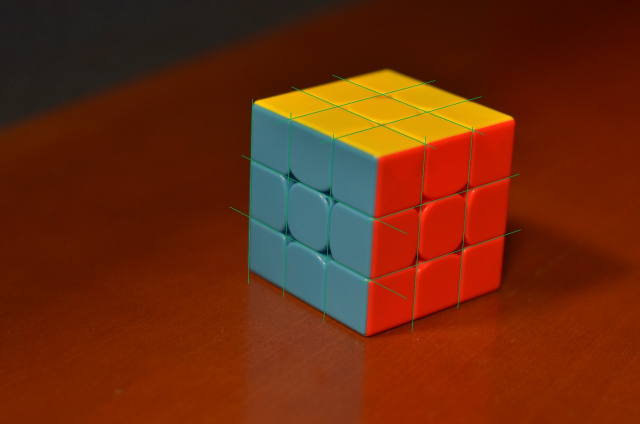
#> input picture Assignment 2/image.jpeg, 1280 x 847 px (shown at 1/2 size)
$ jupyter execute CV_20100093_Part2.ipynb   (shell and % lines are left out)
#> lines starting #> are read from the running program, lines starting #| are printed output that depends on the picture
# Assignment 2 Part 2

###  In this part of assignment you'll be determining the intrinsic and extrinsic parameters of a your mobile phone camera using camera calibration techniques.
### Undergrad students have to strictly follow the handout and implement the procedure outlined in the handout. Grad students can follow the handout and get full marks but they are free to experiment and they can look at other ways of finding the projection matrix but keep in mind that you are not allowed to copy code and you should able to explain every step of your implementation.
### For this assignment we are using the direct linear transformation method

[cell 1]
import matplotlib
import cv2
from mpl_toolkits import mplot3d
from matplotlib import pyplot as plt
from matplotlib import cm
from matplotlib import image as mpimg
from matplotlib.pyplot import figure
import seaborn as sns
import numpy as np
import matplotlib.pylab as pl
from matplotlib.colors import ListedColormap
from scipy import linalg
from scipy.linalg import null_space

## Part 1 (30 marks for undergrad) (20 marks for grad)
### Take image of a calibration object with your camera phone. Unlike shown in the lecture slides here you are required to choose an appropriate 3D calibration object (i.e. a nonplanar object, a rubiks cube for example) so that the world points on that object span a 3-dimensional space, and the image points are easy to mark. Place the calibration object on a horizontal plane, such as a tabletop, or floor, to take the image. Mark at least 25 image points as carefully as possible and establish their world coordinates in millimeters.
### From this data, compute the camera matrix P. Show the original points and the back-projected camera points on a single image and compute the average re-projection error.

[cell 2]
# Your code goes here
image = np.array(mpimg.imread('image.jpeg'))
#> image is the input picture: shape (847, 1280, 3); mean R, G, B 107.9, 43, 14.8

image = np.array(mpimg.imread('img2.jpeg'))
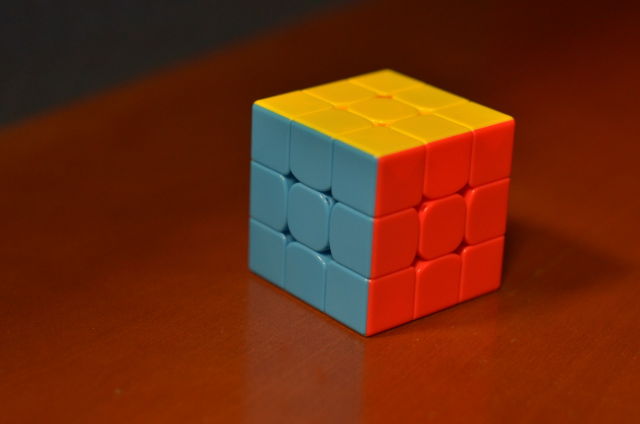
#> input picture Assignment 2/img2.jpeg, 1280 x 847 px (shown at 1/2 size)
#> image is the input picture: shape (847, 1280, 3); mean R, G, B 108.7, 42.6, 14.5
points = np.array([[507,211,1,1], #p1
                  [588,242,1,1], #p2
                  [672,283,1,1], #p3
                  [752,323,1,1], #p4

                  [507,325,1,1], #p5
                  [575,360,1,1], #p6
                  [665,400,1,1], #p7
                  [750,441,1,1], #p8

                  [500,540,1,1], #p9
                  [570,585,1,1], #p10
                  [650,630,1,1], #p11
                  [730,675,1,1], #p12(blue face)

                  [825,640,1,1], #p13
                  [920,605,1,1], #p14
                  [1000,575,1,1], #p15
                  [1005,470,1,1], #p16

                  [920,499,1,1], #p17
                  [835,531,1,1], #p18
                  [842,409,1,1], #p19 up -
                  [935,383,1,1], #p20


                  [1015,358,1,1], #p21
                  [1028,238,1,1], #p22 yellowred
                  [940,197,1,1], #p23 yellow
                  [850,160,1,1], #p24
                  [775,185,1,1] #p25
                  ])

# for i in range(points.shape[1]):
plt.plot(points[0][0],points[0][1],'bo', markersize=2)
plt.plot(points[1][0],points[1][1],'bo', markersize=2)
plt.plot(points[2][0],points[2][1],'bo', markersize=2)
plt.plot(points[3][0],points[3][1],'bo', markersize=2)
plt.plot(points[4][0],points[4][1],'bo', markersize=2)
plt.plot(points[5][0],points[5][1],'bo', markersize=2)
plt.plot(points[6][0],points[6][1],'bo', markersize=2)
plt.plot(points[7][0],points[7][1],'bo', markersize=2)
plt.plot(points[8][0],points[8][1],'bo', markersize=2)
plt.plot(points[9][0],points[9][1],'bo', markersize=2)
plt.plot(points[10][0],points[10][1],'bo', markersize=2)
plt.plot(points[11][0],points[11][1],'bo', markersize=2)
plt.plot(points[12][0],points[12][1],'bo', markersize=2)
plt.plot(points[13][0],points[13][1],'bo', markersize=2)
plt.plot(points[14][0],points[14][1],'bo', markersize=2)
plt.plot(points[15][0],points[15][1],'bo', markersize=2)
plt.plot(points[16][0],points[16][1],'bo', markersize=2)
plt.plot(points[17][0],points[17][1],'bo', markersize=2)
plt.plot(points[18][0],points[18][1],'bo', markersize=2)
plt.plot(points[19][0],points[19][1],'bo', markersize=2)
plt.plot(points[20][0],points[20][1],'bo', markersize=2)
plt.plot(points[21][0],points[21][1],'bo', markersize=2)
plt.plot(points[22][0],points[22][1],'bo', markersize=2)
plt.plot(points[23][0],points[23][1],'bo', markersize=2)
plt.plot(points[24][0],points[24][1],'bo', markersize=2)


points = points.transpose()
plt.imshow(image)
plt.show()
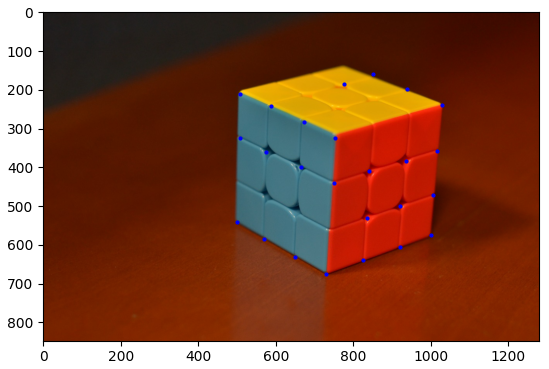
#> figure drawn by matplotlib, 1 panel
print(points.shape)

[cell 3]
plt.close()

[cell 4]
def getrows(x,y,rx,ry,rz):
    list1 = [rx,ry,rz,1,0,0,0,0,-x*rx,-x*ry,-x*rz,-x]
    list2 = [0,0,0,0,rx,ry,rz,1,-y*rx,-y*ry,-y*rz,-y]

    return list1,list2

[cell 5]
def normalize(points):
    for i in range(points.shape[1]):
        points[0][i] /= points[2][i]
        points[1][i] /= points[2][i]
        points[2][i] /= points[2][i]

    return points

[cell 6]
def error_func(points1,points2):
    d_x = points1[0] - points2[0]
    d_y = points1[1] - points2[1]
    return (np.sum((np.square(d_x + d_y))))

[cell 7]
def SetUpMatrixA(imgpts,rwpts):
    A = []
    for i in range(25):
        list1,list2 = getrows(imgpts[i][0],imgpts[i][1],rwpts[i][0],rwpts[i][1],rwpts[i][2])
        A.append(list1)
        A.append(list2)

    A = np.array(A)
    print(A.shape)
    return A

[cell 8]
imgpts = np.array([[0,0,0],
                     [1,0,0],
                     [2,0,0],
                     [3,0,0],
                     [0,1,0],
                     [1,1,0],
                     [2,1,0],
                     [3,1,0],
                     [0,3,0],
                     [1,3,0],
                     [2,3,0],
                     [3,3,0],
                     [3,3,1],
                     [3,3,2],
                     [3,3,3],
                     [3,2,3],
                     [3,2,2],
                     [3,2,1],
                     [3,1,1],
                     [3,1,2],
                     [3,1,3],
                     [3,0,3],
                     [2,0,3],
                     [1,0,3],
                     [1,0,2]
                    ])
realworldpts = imgpts*55
realworldpts = np.append(realworldpts,np.ones((25,1)),1)
print(realworldpts)
# points = points.transpose()

[cell 9]
print(points.shape)
A = SetUpMatrixA(points.transpose(),realworldpts)

_,_,ns= np.linalg.svd(A)
ns = ns[-1].reshape(3,4)
projpts= ns.dot(realworldpts.transpose())
projpts = normalize(projpts)
print("Error is = ", error_func(projpts,points))

plt.plot(points[0],points[1],'r+', markersize=9)
plt.plot(projpts[0],projpts[1],'+', markersize=7)
plt.show()
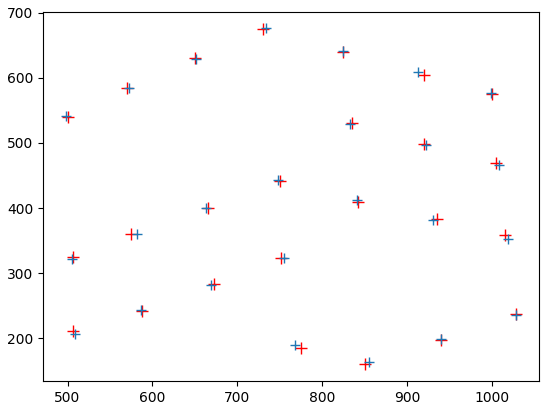
#> figure drawn by matplotlib, 1 panel

print(ns)
# plt.imshow(image)

## Part 2 (10 marks for both)
### Since we are using direct linear transformation, you are required to implement QR decomposition of a matrix

[cell 10]
plt.close()

[cell 11]
def qr_decomp(matrix): #you can decide what input this function takes
    return np.linalg.qr(matrix)

## Part 3 (30 marks for undergrad) (20 marks for grad)
### Compute camera center C, intrinsic matrix K and Rotation matrix R. Generate a 3D figure which shows the calibration points, the camera center and the orientation of the camera in 3D (You also have to plot the points for 3d calibration object as well)

[cell 12]
_,_,camera_centre = np.linalg.svd(ns)
camera_centre = camera_centre[-1].reshape(4,1)
print("Camera Centre = ", camera_centre/camera_centre[3])
camera_centre/=camera_centre[3]
print()

R,K = np.linalg.qr(np.linalg.inv(ns[:,:3]))

K = np.linalg.inv(K)
K = -1*K/K[2,2]
R = np.linalg.inv(R)

print("R = " ,R)
print("Q = ", K)

ax = plt.axes(projection='3d')

r = realworldpts.transpose()
ax.scatter(2*r[0,:],2*r[1,:],2*r[2,:], c='r', cmap='Greens')
ax.scatter(-1*camera_centre[0],-1*camera_centre[1],-1*camera_centre[2], c = 'b')
ax.figure.show()
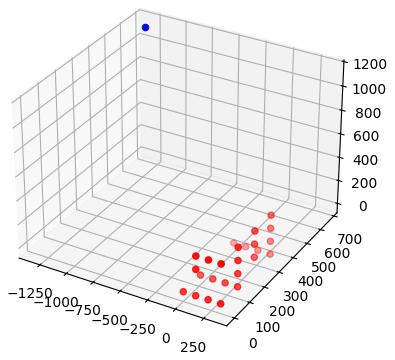
#> figure drawn by matplotlib, 1 panel
